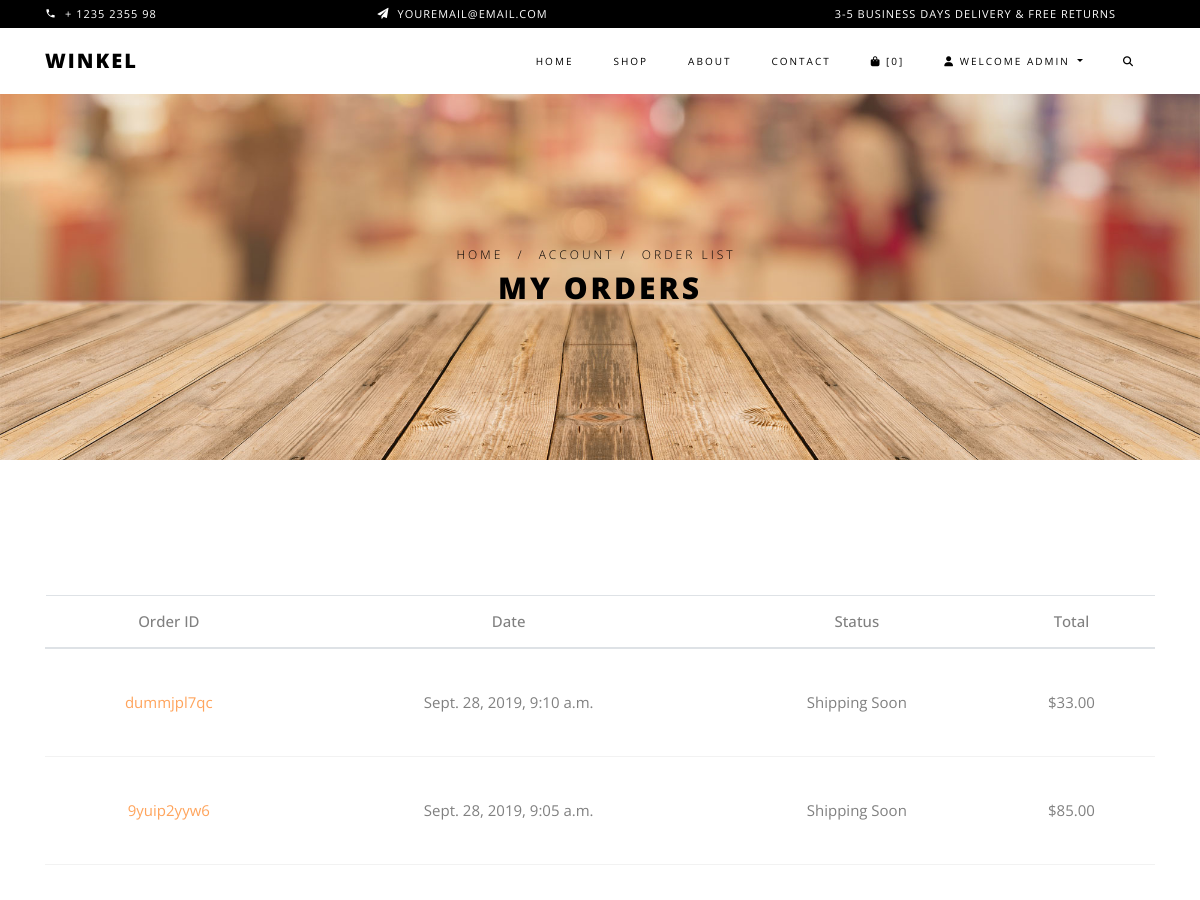
The app's page /orders/ (signed in, upper part), older data.
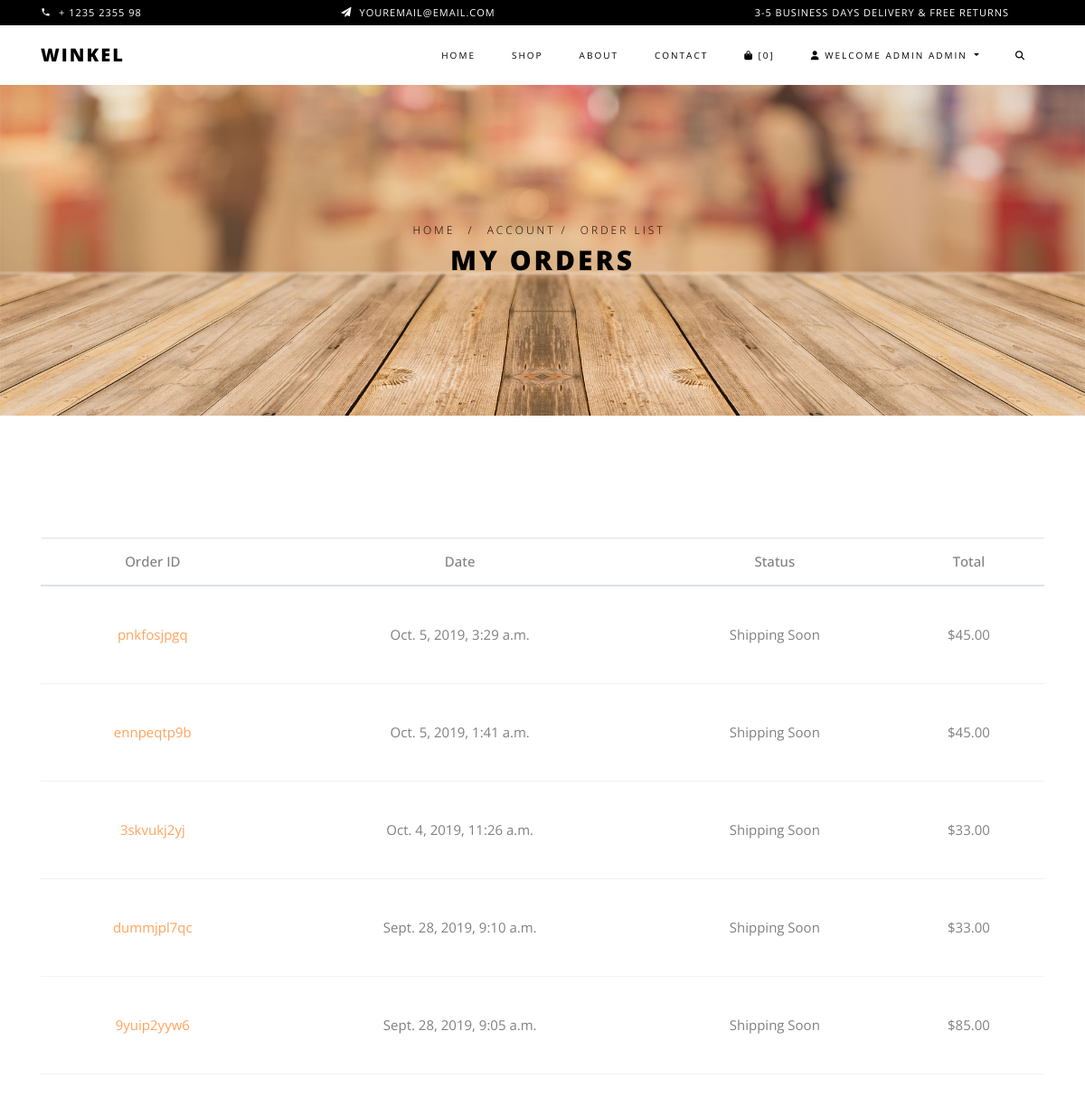
The same page, newer data.
### accounts/models.py (models this page shows, shortened)
class User(AbstractBaseUser):
    email = models.EmailField(max_length=255, unique=True)
    full_name = models.CharField(max_length=255, blank=True, null=True)
    phone = models.CharField(max_length=10, blank=True, null=True)
    is_active = models.BooleanField(default=True)
    staff = models.BooleanField(default=False)
    admin = models.BooleanField(default=False)
    timestamp = models.DateTimeField(auto_now_add=True)
    USERNAME_FIELD = 'email'
    REQUIRED_FIELDS = []
    objects = UserManager()

### carts/models.py (models this page shows, shortened)
class Cart(models.Model):
    user = models.ForeignKey(User, null=True, blank=True, on_delete=models.CASCADE,)
    items = models.ManyToManyField(CartItem, blank=True)
    timestamp = models.DateTimeField(auto_now_add=True)
    updated = models.DateTimeField(auto_now=True)
    objects = CartManager()
    def get_cart_count(self):
        cart_count = 0
        qs = self.items.all()
        for i in range(0, qs.count()):
            cart_count += qs[i].quantity
        return cart_count

### orders/models.py (models this page shows, shortened)
class Order(models.Model):
    billing_profile = models.ForeignKey(
        BillingProfile, null=True, blank=True, on_delete=models.CASCADE,)
    order_id = models.CharField(max_length=120, blank=True)
    shipping_address = models.ForeignKey(
        Address, related_name='shipping_address', null=True, blank=True, on_delete=models.CASCADE,)
    billing_address = models.ForeignKey(
        Address, related_name='billing_address', null=True, blank=True, on_delete=models.CASCADE,)
    cart = models.ForeignKey(Cart, on_delete=models.CASCADE,)
    status = models.CharField(max_length=120,
                              default='created',
                              choices=ORDER_STATUS_CHOICES)
    shipping_total = models.DecimalField(default=5.00,
                                         max_digits=100,
                                         decimal_places=2)
    total = models.DecimalField(default=0.00,
                                max_digits=100,
                                decimal_places=2)
    payment_option = models.CharField(max_length=120, null=True, blank=True)
    active = models.BooleanField(default=True)
    updated = models.DateTimeField(auto_now=True)
    timestamp = models.DateTimeField(auto_now_add=True)
    objects = OrderManager()
    class Meta:
        ordering = ['-timestamp', '-updated']
    def get_absolute_url(self):
        return reverse("orders:detail", kwargs={'order_id': self.order_id})
    def get_status(self):
        if self.status == "shipped":
            return "Shipped"
        elif self.status == "refunded":
            return "Refunded Order"
        return "Shipping Soon"

### orders/views.py (the view)
# urls.py: path('', OrderListView.as_view(), name='list'),
class OrderListView(LoginRequiredMixin, ListView):
    template_name = "orders/orders-list.html"
    def get_queryset(self):
        return Order.objects.by_request(self.request).not_created()

### billing/models.py (called while the page is built)
    def new_or_get(self, request):
        user = request.user
        guest_email_id = request.session.get('guest_email_id')
        created = False
        obj = None
        if user.is_authenticated:
            obj, created = self.model.objects.get_or_create(
                user=user, email=user.email)
        elif guest_email_id is not None:
            guest_email_obj = GuestEmail.objects.get(id=guest_email_id)
            obj, created = self.model.objects.get_or_create(
                email=guest_email_obj.email)
        else:
            pass
        return obj, created

### carts/models.py (called while the page is built)
    def new_or_get(self, request):
        cart_id = request.session.get('cart_id', None)
        qs = self.get_queryset().filter(id=cart_id)
        if qs.count() == 1:
            new_obj = False
            cart_obj = qs.first()
            if request.user.is_authenticated and cart_obj.user is None:
                cart_obj.user = request.user
                cart_obj.save()
        else:
            cart_obj = Cart.objects.new(user=request.user)
            new_obj = True
            request.session['cart_id'] = cart_obj.id
        return cart_obj, new_obj

    def new(self, user=None):
        user_obj = None
        if user is not None:
            if user.is_authenticated:
                user_obj = user
        return self.model.objects.create(user=user_obj)

### carts/templatetags/cart_template_tags.py (called while the page is built)
@register.filter
def cart_item_count(request):
    cart, new_cart = Cart.objects.new_or_get(request)
    return cart.get_cart_count()

### orders/models.py (called while the page is built)
def post_save_cart_total(sender, instance, created, *args, **kwargs):
    if not created:
        cart_obj = instance
        cart_total = cart_obj.total
        cart_id = cart_obj.id
        qs = Order.objects.filter(cart__id=cart_id)
        if qs.count() == 1:
            order_obj = qs.first()
            order_obj.update_total()

    def by_request(self, request):
        billing_profile, created = BillingProfile.objects.new_or_get(request)
        return self.filter(billing_profile=billing_profile)

    def not_created(self):
        return self.exclude(status='created')

    def get_queryset(self):
        return OrderQuerySet(self.model, using=self._db)

    def by_request(self, request):
        return self.get_queryset().by_request(request)

### orders/templates/orders/orders-list.html
{% extends "base.html" %}
{% load static %}
{% block content %}
  <div class="hero-wrap hero-bread" style="background-image: url('{% static 'images/bg_6.jpg' %}');">
    <div class="container">
      <div class="row no-gutters slider-text align-items-center justify-content-center">
        <div class="col-md-9 ftco-animate text-center">
          <p class="breadcrumbs">
            <span class="mr-2"><a href="{% url 'home' %}">Home</a></span>
            <span class="mr-2">/</span>
            <span>Account</span>
            <span class="mr-2">/</span>
            <span class="mr-2">Order List</span>
          </p>
          <h1 class="mb-0 bread">My Orders</h1>
        </div>
      </div>
    </div>
  </div>
  <section class="ftco-section ftco-cart">
    <div class="container">
      <div class="row">
        <div class="col-md-12 ftco-animate">
          <table class="table">
            <thead>
              <th>Order ID</th>
              <th>Date</th>
              <th>Status</th>
              <th>Total</th>
            </thead>
            <tbody>
              {% for object in object_list %}
                <tr>
                  <td><a href="{{ object.get_absolute_url }}">{{ object.order_id }}</a></td>
                  <td>{{ object.timestamp }}</td>
                  <td>{{ object.get_status }}</td>
                  <td>${{ object.total }}</td>
                </tr>
              {% empty %}
                <tr>
                  <td colspan="3"><p class="lead">No orders yet!</p></td>
                </tr>
              {% endfor %}
            </tbody>
          </table>
        </div>
      </div>
    </div>
  </section>
{% endblock %}

### templates/base.html (shortened to what this page needs)
{% load static %}
{% load compress %}
<!DOCTYPE html>
<html lang="en">
  <head>
    {% include "base/css.html" %}
  </head>
  <body class="goto-here">
    {% include "base/navbar.html" %}
    {% url 'home' as home_url %}
		{% block content %}{% endblock %}
  </body>
</html>

### templates/base/css.html (shortened to what this page needs)
{% load static %}
{% load compress %}
<link rel="stylesheet" href="{% static 'css/open-iconic-bootstrap.min.css' %}">
<link rel="stylesheet" href="{% static 'css/animate.css' %}">
<link rel="stylesheet" href="{% static 'css/owl.carousel.min.css' %}">
<link rel="stylesheet" href="{% static 'css/owl.theme.default.min.css' %}">
<link rel="stylesheet" href="{% static 'css/magnific-popup.css' %}">
<link rel="stylesheet" href="{% static 'css/aos.css' %}">
<link rel="stylesheet" href="{% static 'css/ionicons.min.css' %}">
<link rel="stylesheet" href="{% static 'css/bootstrap-datepicker.css' %}">
<link rel="stylesheet" href="{% static 'css/jquery.timepicker.css' %}">
<link rel="stylesheet" href="{% static 'css/flaticon.css' %}">
<link rel="stylesheet" href="{% static 'css/icomoon.css' %}">
<link rel="stylesheet" href="{% static 'css/style.css' %}">
<link href="https://cdnjs.cloudflare.com/ajax/libs/jquery-confirm/3.3.4/jquery-confirm.min.css" rel="stylesheet">
<link rel="stylesheet" href="{% static 'css/custom.css' %}">
<link rel="stylesheet" href="{% static 'css/stripe.css' %}">

### templates/base/navbar.html (shortened to what this page needs)
{% load static %}
{% load compress %}
{% load cart_template_tags %}
{% url 'home' as home_url %}
{% url 'about' as about_url %}
{% url 'contact' as contact_url %}
{% url 'products:list' as product_list_url %}
{% url 'login' as login_url %}
{% url 'logout' as logout_url %}
{% url 'register' as register_url %}
{% url 'cart:home' as cart_url %}
{% url 'account:home' as account_url %}
<div class="py-1 bg-black">
  <div class="container">
    <div class="row no-gutters d-flex align-items-start align-items-center px-md-0">
      <div class="col-lg-12 d-block">
        <div class="row d-flex">
          <div class="col-md pr-4 d-flex topper align-items-center">
            <div class="icon mr-2 d-flex justify-content-center align-items-center"><span class="icon-phone2"></span></div>
            <span class="text">+ 1235 2355 98</span>
          </div>
          <div class="col-md pr-4 d-flex topper align-items-center">
            <div class="icon mr-2 d-flex justify-content-center align-items-center"><span class="icon-paper-plane"></span></div>
            <span class="text">youremail@email.com</span>
          </div>
          <div class="col-md-5 pr-4 d-flex topper align-items-center text-lg-right">
            <span class="text">3-5 Business days delivery &amp; Free Returns</span>
          </div>
        </div>
      </div>
    </div>
  </div>
</div>
<nav class="navbar navbar-expand-lg navbar-dark ftco_navbar bg-dark ftco-navbar-light" id="ftco-navbar">
  <div class="container">
    <a class="navbar-brand" href="{{ home_url }}">Winkel</a>
    <div class="collapse navbar-collapse" id="ftco-nav">
      <ul class="navbar-nav ml-auto">
        <li class="nav-item {% if request.path == home_url %}custom-active{% endif %}"><a href="{{ home_url }}" class="nav-link">Home</a></li>
        <li class="nav-item {% if request.path == product_list_url %}custom-active{% endif %}"><a href="{{ product_list_url }}" class="nav-link">Shop</a></li>
        <li class="nav-item {% if request.path == about_url %}custom-active{% endif %}"><a href="{{ about_url }}" class="nav-link">About</a></li>
        <li class="nav-item {% if request.path == contact_url %}custom-active{% endif %}"><a href="{{ contact_url }}" class="nav-link">Contact</a></li>
        <li class="nav-item {% if request.path == cart_url %}custom-active{% endif %}">
          <a href="{{ cart_url }}" class="nav-link">
            <span class="navbar-cart-count">
              <i class="fas fa-shopping-bag"></i> [{{ request|cart_item_count }}]
            </span>
          </a>
        </li>
        {% if request.user.is_authenticated %}
          <li class="nav-item dropdown">
            <a class="nav-link dropdown-toggle" href="#" id="dropdown05" data-toggle="dropdown" aria-haspopup="true" aria-expanded="false">
              <i class="fas fa-user"></i> Welcome {{ user.full_name }}
            </a>
          </li>
        {% else %}
          <li class="nav-item {% if request.path == login_url %}custom-active{% endif %}"><a href="{{ login_url }}?next={{ request.path|urlencode }}" class="nav-link"><i class="fas fa-sign-in-alt"></i></a></li>
        {% endif %}
        <li class="nav-item"><a href="#collapseSearchForm" class="nav-link" data-toggle="collapse" aria-expanded="false" aria-controls="#collapseSearchForm"><i class="fas fa-search"></i></a></li>
      </ul>
    </div>
  </div>
</nav>

### templates/base/footer.html (shortened to what this page needs)
{% load static %}
{% load compress %}

### templates/base/js.html (shortened to what this page needs)
{% load static %}
{% load compress %}

### static/css/icomoon.css (style rules this page uses)
[class^="icon-"], [class*=" icon-"] { font-family: 'icomoon' !important; speak: none; font-style: normal; font-weight: normal; font-variant: normal; text-transform: none; line-height: 1; -webkit-font-smoothing: antialiased; -moz-osx-font-smoothing: grayscale; }
.icon-paper-plane:before { content: "\f1d8"; }
.icon-phone2:before { content: "\e0cd"; }

Row changes from the older to the newer data that the page shows:
changed User: full_name "ADMIN" → "ADMIN ADMIN"
added Order: order_id "pnkfosjpgq", timestamp "Oct. 5, 2019, 3:29 a.m.", get_status "Shipping Soon", total "45.00"
added Order: order_id "ennpeqtp9b", timestamp "Oct. 5, 2019, 1:41 a.m.", get_status "Shipping Soon", total "45.00"
added Order: order_id "3skvukj2yj", timestamp "Oct. 4, 2019, 11:26 a.m.", get_status "Shipping Soon", total "33.00"
